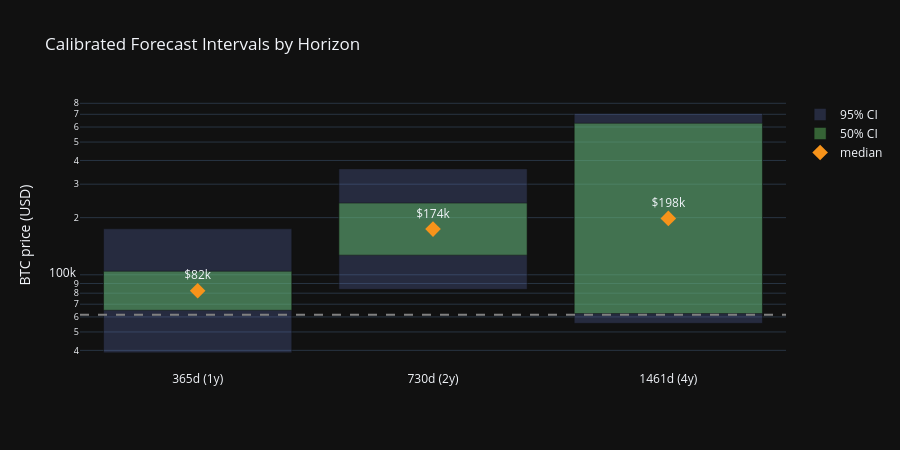

The cell this chart's notebook holds for it:
### Code cell
# Calibrated interval bar chart
fig2 = go.Figure()
for r in calibrated:
    label = r["horizon"]
    fig2.add_trace(go.Scatter(
        x=[label], y=[r["lo95_cal"]], mode="markers",
        marker=dict(color="rgba(0,0,0,0)"), showlegend=False, hoverinfo="skip",
    ))
    fig2.add_trace(go.Bar(
        x=[label], base=[r["lo95_cal"]], y=[r["hi95_cal"] - r["lo95_cal"]],
        marker_color="rgba(100,120,200,0.25)", name="95% CI", showlegend=(label == calibrated[0]["horizon"]),
        hovertext=f"95%: ${r['lo95_cal']:,.0f} – ${r['hi95_cal']:,.0f}",
    ))
    fig2.add_trace(go.Bar(
        x=[label], base=[r["lo50_cal"]], y=[r["hi50_cal"] - r["lo50_cal"]],
        marker_color="rgba(100,200,100,0.45)", name="50% CI", showlegend=(label == calibrated[0]["horizon"]),
        hovertext=f"50%: ${r['lo50_cal']:,.0f} – ${r['hi50_cal']:,.0f}",
    ))

fig2.add_trace(go.Scatter(
    x=[r["horizon"] for r in calibrated], y=[r["median"] for r in calibrated],
    mode="markers+text", name="median",
    text=[f"${r['median']/1000:.0f}k" for r in calibrated], textposition="top center",
    marker=dict(size=12, color="#f7931a", symbol="diamond"),
))
fig2.add_hline(y=price_now, line_dash="dash", line_color="gray",
               annotation_text=f"now ${price_now:,.0f}")

fig2.update_layout(
    title="Calibrated Forecast Intervals by Horizon",
    yaxis_type="log", yaxis_title="BTC price (USD)", height=450,
    template="plotly_dark", barmode="overlay",
)
fig2.show()

### Figure 1 — Plotly figure (JSON) as saved in the notebook; plotly's stock layout.template omitted (floating-point values rounded to 4 significant figures)
{"data": [{"hoverinfo": "skip", "marker": {"color": "rgba(0,0,0,0)"}, "mode": "markers", "showlegend": false, "type": "scatter", "x": ["365d (1y)"], "y": [38860.0]}, {"base": [38860.0], "hovertext": "95%: $38,860 – $174,640", "marker": {"color": "rgba(100,120,200,0.25)"}, "name": "95% CI", "showlegend": true, "type": "bar", "x": ["365d (1y)"], "y": [135800.0]}, {"base": [65030.0], "hovertext": "50%: $65,033 – $104,355", "marker": {"color": "rgba(100,200,100,0.45)"}, "name": "50% CI", "showlegend": true, "type": "bar", "x": ["365d (1y)"], "y": [39320.0]}, {"hoverinfo": "skip", "marker": {"color": "rgba(0,0,0,0)"}, "mode": "markers", "showlegend": false, "type": "scatter", "x": ["730d (2y)"], "y": [83830.0]}, {"base": [83830.0], "hovertext": "95%: $83,833 – $361,176", "marker": {"color": "rgba(100,120,200,0.25)"}, "name": "95% CI", "showlegend": false, "type": "bar", "x": ["730d (2y)"], "y": [277300.0]}, {"base": [126900.0], "hovertext": "50%: $126,928 – $238,549", "marker": {"color": "rgba(100,200,100,0.45)"}, "name": "50% CI", "showlegend": false, "type": "bar", "x": ["730d (2y)"], "y": [111600.0]}, {"hoverinfo": "skip", "marker": {"color": "rgba(0,0,0,0)"}, "mode": "markers", "showlegend": false, "type": "scatter", "x": ["1461d (4y)"], "y": [55520.0]}, {"base": [55520.0], "hovertext": "95%: $55,518 – $706,937", "marker": {"color": "rgba(100,120,200,0.25)"}, "name": "95% CI", "showlegend": false, "type": "bar", "x": ["1461d (4y)"], "y": [651400.0]}, {"base": [62520.0], "hovertext": "50%: $62,516 – $627,810", "marker": {"color": "rgba(100,200,100,0.45)"}, "name": "50% CI", "showlegend": false, "type": "bar", "x": ["1461d (4y)"], "y": [565300.0]}, {"marker": {"color": "#f7931a", "size": 12, "symbol": "diamond"}, "mode": "markers+text", "name": "median", "text": ["$82k", "$174k", "$198k"], "textposition": "top center", "type": "scatter", "x": ["365d (1y)", "730d (2y)", "1461d (4y)"], "y": [82380.0, 174000.0, 198100.0]}], "layout": {"annotations": [{"showarrow": false, "text": "now $61,646", "x": 1, "xanchor": "right", "xref": "x domain", "y": 61650.0, "yanchor": "bottom", "yref": "y"}], "barmode": "overlay", "height": 450, "shapes": [{"line": {"color": "gray", "dash": "dash"}, "type": "line", "x0": 0, "x1": 1, "xref": "x domain", "y0": 61650.0, "y1": 61650.0, "yref": "y"}], "title": {"text": "Calibrated Forecast Intervals by Horizon"}, "yaxis": {"title": {"text": "BTC price (USD)"}, "type": "log"}}}
